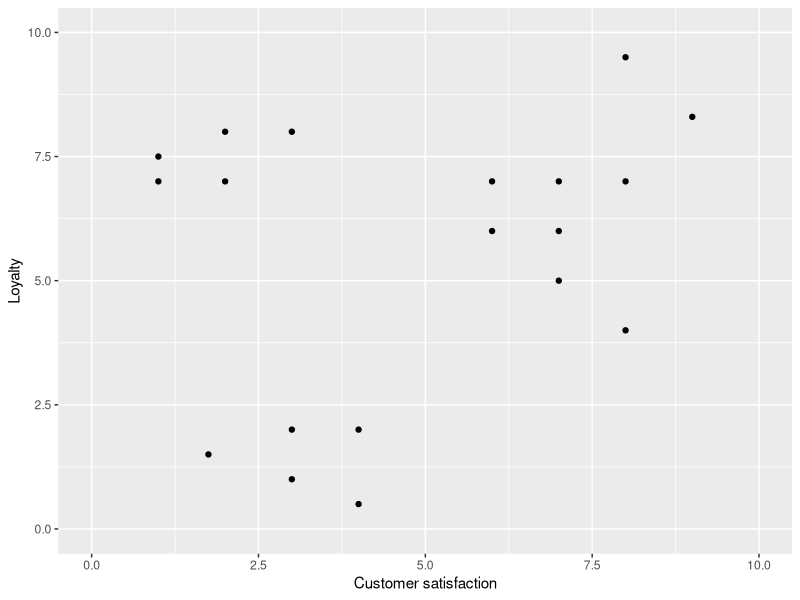
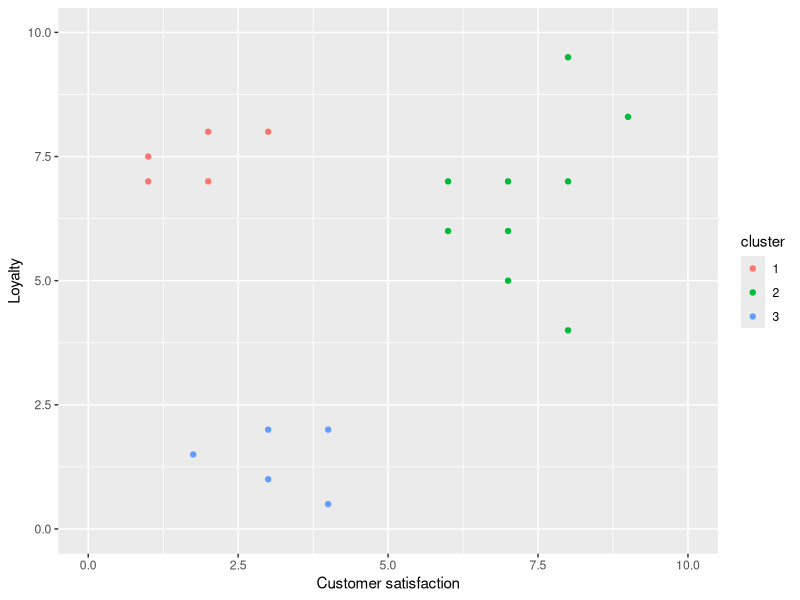
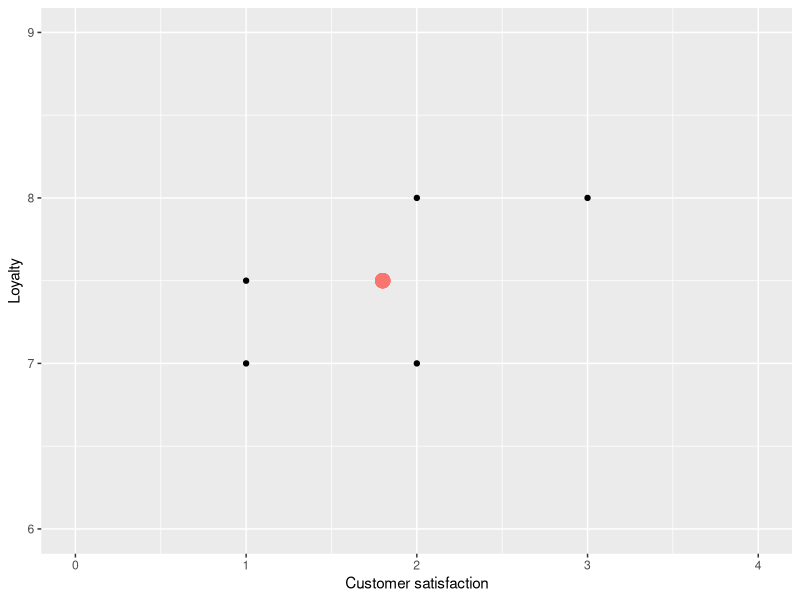
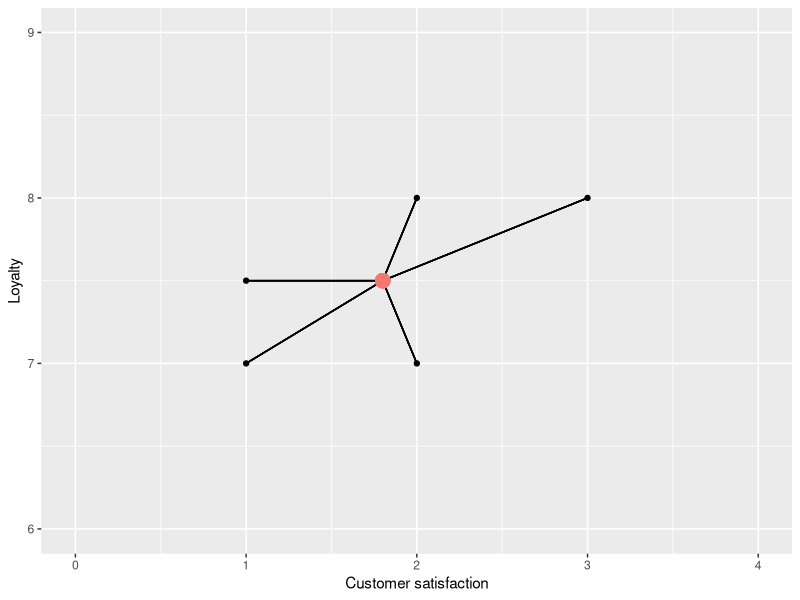
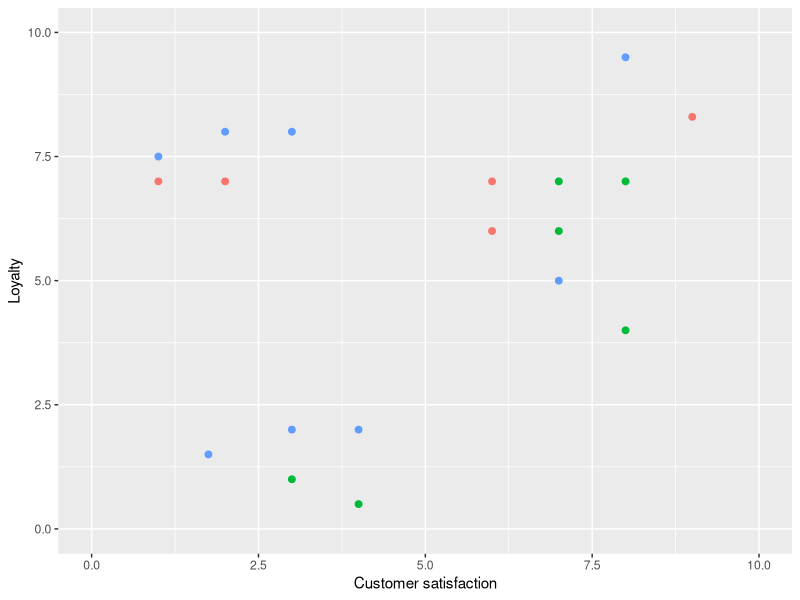
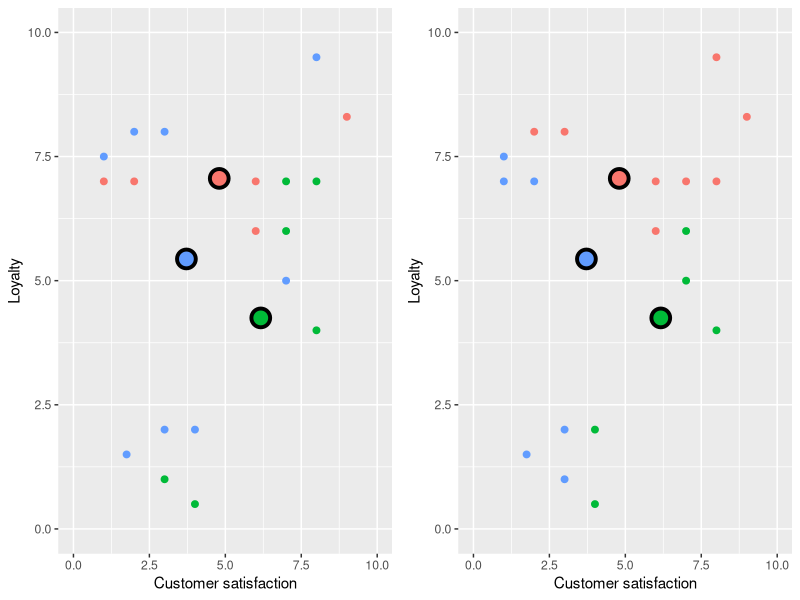
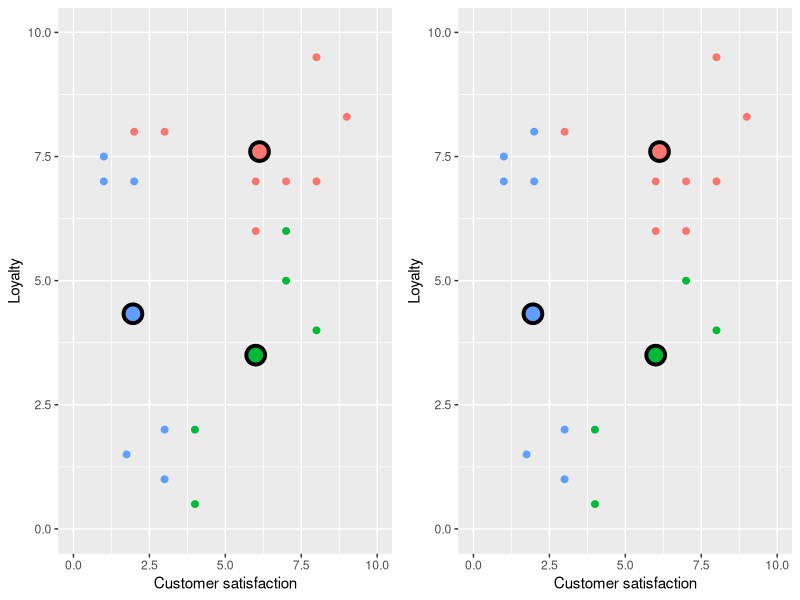
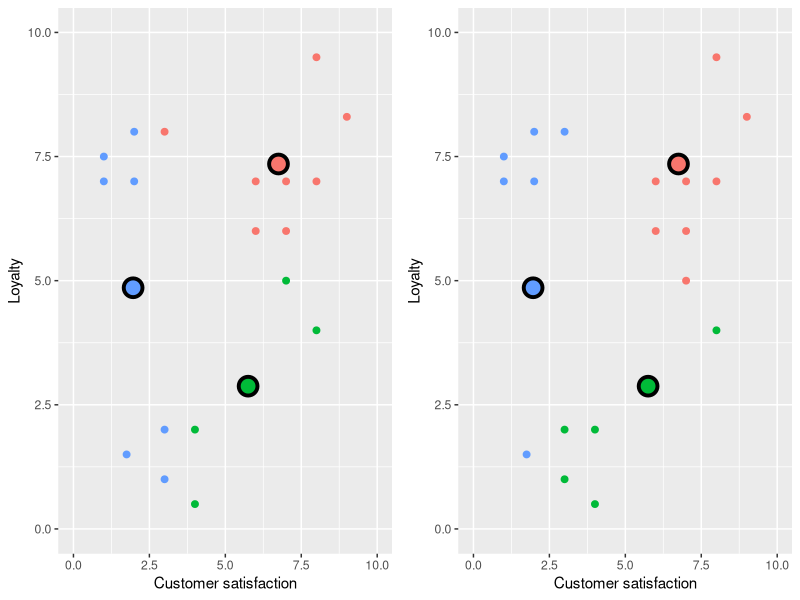

These charts were generated, in order, by the following R code: (Note: this script raises an error after producing the figures.)
## ---- chunk 1
library(tidyverse)
data <- read_csv('data/marketing.csv') %>%
	 mutate(cluster=as_factor(cluster))
marketing_data <- data[,1:2]
## ---- chunk 2
marketing_data
## ---- chunk 3
base <- ggplot(data, aes(y = loyalty, x = csat)) +
  geom_point() +
  xlab("Customer satisfaction") +
  ylab("Loyalty") +
  xlim(c(0, 10)) +
  ylim(c(0, 10))

base
## ---- chunk 4
ggplot(data, aes(y = loyalty, x = csat, color = cluster)) +
  geom_point() +
  xlab("Customer satisfaction") +
  ylab("Loyalty") +
  xlim(c(0, 10)) +
  ylim(c(0, 10))
## ---- chunk 5
library(tidyverse)
#clus1 <- tibble(loyalty = c(7, 7.5, 8, 7, 8),
#               csat = c(1, 1, 2, 2, 3),
#               )
clus1 <- head(marketing_data, 5)
#clus1_center <- clus1 %>% summarize(csat = mean(csat), loyalty = mean(loyalty))
## ---- chunk 6
base <- ggplot(clus1) +
  geom_point(aes(y = loyalty, x = csat)) +
  labs(x = "Customer satisfaction", y = "Loyalty") +
  xlim(c(0, 4)) +
  ylim(c(6, 9)) +
  geom_point(aes(y = mean(loyalty), x = mean(csat), colour="red", size=2.5)) +
  theme(legend.position = "none")
base
## ---- chunk 7
base <- ggplot(clus1) +
  geom_point(aes(y = loyalty, x = csat)) +
  labs(x = "Customer satisfaction", y = "Loyalty") +
  xlim(c(0, 4)) +
  ylim(c(6, 9)) +
  theme(legend.position = "none")

mn <- clus1 %>% summarize(csat = mean(csat), loyalty=mean(loyalty))
for (i in 1:5) {
  base <- base + geom_segment(x = unlist(mn[1, "csat"]), y = unlist(mn[1, "loyalty"]),
                           xend = unlist(clus1[i, "csat"]), yend = unlist(clus1[i, "loyalty"]))
}
base <- base + geom_point(aes(y = mean(loyalty), x = mean(csat), colour="red", size=2.5)) 
base
## ---- chunk 8
library(gridExtra)
set.seed(16)
marketing_data["label"] = factor(sample(1:3, nrow(marketing_data), replace=T))

plt_lbl <- ggplot(marketing_data, aes(y = loyalty, x = csat, colour=label)) +
    geom_point(size=2) +
    xlab("Customer satisfaction") +
    ylab("Loyalty") +
    xlim(c(0, 10)) +
    ylim(c(0, 10)) + 
    theme(legend.position = "none")
print(plt_lbl)
## ---- chunk 9
for (i in 1:3){
    #compute centers
    centers <- marketing_data %>% group_by(label) %>% summarize_all(funs(mean))
    nclus = nrow(centers)
    #replot with centers
    plt_ctr <- ggplot(marketing_data, aes(y = loyalty, x = csat, colour=label)) +
        geom_point(size=2) +
        xlab("Customer satisfaction") +
        ylab("Loyalty") +
        xlim(c(0, 10)) +
        ylim(c(0, 10)) + 
        theme(legend.position = "none") +
        geom_point(data = centers, aes(y = loyalty, x = csat, fill = label), size=5, shape = 21, stroke = 2, colour = "black") 
    
    #reassign labels
    dists <- rbind(centers, marketing_data) %>% 
           select("csat", "loyalty") %>%
           dist() %>%
           as.matrix()
    dists <- as_tibble(dists[-(1:nclus),1:nclus])
    marketing_data <- marketing_data %>% mutate(label = apply(dists, 1, function(x) names(x)[which.min(x)]))
    
    plt_lbl <- ggplot(marketing_data, aes(y = loyalty, x = csat, colour=label)) +
        geom_point(size = 2) +
        xlab("Customer satisfaction") +
        ylab("Loyalty") +
        xlim(c(0, 10)) +
        ylim(c(0, 10)) + 
        theme(legend.position = "none") +
        geom_point(data = centers, aes(y = loyalty, x = csat, fill = label), size=5, shape = 21, stroke = 2, colour = "black") 
    
    #to generate the animated version, get rid of grid.arrange and use the below two lines
    #set the figure width to 4.35 too
    #print(plt_ctr)
    #print(plt_lbl)
    grid.arrange(plt_ctr, plt_lbl, nrow = 1)
}
## ---- chunk 10
set.seed(7)
marketing_data["label"] = factor(sample(1:3, nrow(marketing_data), replace=T))

plt_lbl <- ggplot(marketing_data, aes(y = loyalty, x = csat, colour=label)) +
    geom_point(size = 2) +
    xlab("Customer satisfaction") +
    ylab("Loyalty") +
    xlim(c(0, 10)) +
    ylim(c(0, 10)) + 
    theme(legend.position = "none")
print(plt_lbl)
## ---- chunk 11
for (i in 1:5){
    #compute centers
    centers <- marketing_data %>% group_by(label) %>% summarize_all(funs(mean))
    nclus = nrow(centers)
    #replot with centers
    plt_ctr <- ggplot(marketing_data, aes(y = loyalty, x = csat, colour=label)) +
        geom_point(size = 2) +
        xlab("Customer satisfaction") +
        ylab("Loyalty") +
        xlim(c(0, 10)) +
        ylim(c(0, 10)) + 
        theme(legend.position = "none") +
        geom_point(data = centers, aes(y = loyalty, x = csat, fill = label), size=5, shape = 21, stroke = 2, colour = "black") 
    
    #reassign labels
    dists <- rbind(centers, marketing_data) %>% 
           select("csat", "loyalty") %>%
           dist() %>%
           as.matrix()
    dists <- as_tibble(dists[-(1:nclus),1:nclus])
    marketing_data <- marketing_data %>% mutate(label = apply(dists, 1, function(x) names(x)[which.min(x)]))
    
    plt_lbl <- ggplot(marketing_data, aes(y = loyalty, x = csat, colour=label)) +
        geom_point(size = 2) +
        xlab("Customer satisfaction") +
        ylab("Loyalty") +
        xlim(c(0, 10)) +
        ylim(c(0, 10)) + 
        theme(legend.position = "none") +
        geom_point(data = centers, aes(y = loyalty, x = csat, fill = label), size=5, shape = 21, stroke = 2, colour = "black") 
    
    #print(plt_ctr)
    #print(plt_lbl)
    grid.arrange(plt_ctr, plt_lbl, nrow = 1)
}
## ---- chunk 12
library(broom)
set.seed(3)
kclusts <- tibble(k = 1:9) %>%
  mutate(
    kclust = map(k, ~kmeans(marketing_data[-3], .x)),
    tidied = map(kclust, tidy),
    glanced = map(kclust, glance),
    augmented = map(kclust, augment, marketing_data[-3])
  )

clusters <- kclusts %>%
  unnest(tidied)

assignments <- kclusts %>% 
  unnest(augmented)

clusterings <- kclusts %>%
  unnest(glanced, .drop = TRUE)

assignments$k <- factor(assignments$k)
levels(assignments$k) <- c("1 Cluster", "2 Clusters", "3 Clusters", "4 Clusters", "5 Clusters", "6 Clusters", "7 Clusters", "8 Clusters", "9 Clusters") 

clusters$k <- factor(clusters$k)
levels(clusters$k) <- c("1 Cluster", "2 Clusters", "3 Clusters", "4 Clusters", "5 Clusters", "6 Clusters", "7 Clusters", "8 Clusters", "9 Clusters") 


p1 <- ggplot(assignments, aes(csat, loyalty)) +
  geom_point(aes(color = .cluster, size = 3)) + 
  facet_wrap(~ k) +
  labs(x = 'Customer satisfaction', y = 'Loyalty', colour = 'Cluster') +
  theme(text = element_text(size=20), legend.position = "none") +
  geom_point(data = clusters %>% mutate(csat = x2, loyalty = x1), aes(fill = cluster), colour = "black", size = 5, shape = 21, stroke = 2)

p1
## ---- chunk 13
p2 <- ggplot(clusterings, aes(x = k, y = tot.withinss)) +
        geom_point(size = 2) +
        geom_line() +
        #annotate(geom = "line", x = 4, y = 35, xend = 2.65, yend = 27, arrow = arrow(length = unit(2, "mm"))) +
        geom_segment (aes (x = 4, y = 75, xend = 3.1, yend = 44), arrow = arrow (length = unit (0.2, "cm"))) +
        annotate("text", x = 4.4, y = 83, label="Elbow", size = 7, colour = "blue") +
        labs(x = "# Clusters", y = "Total WSSD") +
        theme(text = element_text(size=20)) + 
        scale_x_continuous(breaks = 1:9)
p2
## ---- chunk 14
unscaled_data <- read_csv('data/marketing.csv') %>%
	mutate(cluster=as_factor(cluster)) %>% 
  select(loyalty, csat)
## ---- chunk 15
scaled_data <- map_df(unscaled_data, scale)
scaled_data
## ---- chunk 16
set.seed(12345)
marketing_clust <- kmeans(marketing_data, centers = 3)
marketing_clust
## ---- chunk 17

clustered_data <- augment(marketing_clust, marketing_data)
head(clustered_data)
## ---- chunk 18

cluster_plot <- ggplot(clustered_data, 
                       aes(x = csat, y = loyalty, colour = .cluster), 
                       size=2) +
  geom_point() +
  labs(x = 'Customer satisfaction', y = 'Loyalty', colour = 'Cluster')
cluster_plot
## ---- chunk 19
glance(marketing_clust)
## ---- chunk 20
marketing_clust_ks <- tibble(k = 1:9) 
marketing_clust_ks
## ---- chunk 21
marketing_clust_ks <- tibble(k = 1:9) %>%
  mutate(marketing_clusts = map(k, function(ks) kmeans(marketing_data, ks)))
marketing_clust_ks
## ---- chunk 22
marketing_clust_ks <- tibble(k = 1:9) %>%
  mutate(marketing_clusts = map(k, ~kmeans(marketing_data, .x)),
         glanced = map(marketing_clusts, glance)) 
head(marketing_clust_ks)
## ---- chunk 23
clustering_statistics <- marketing_clust_ks %>%
  unnest(glanced)

head(clustering_statistics)
## ---- chunk 24
elbow_plot <- ggplot(clustering_statistics, aes(x = k, y = tot.withinss)) +
  geom_point() +
  geom_line() +
  xlab("K") +
  ylab("Total within-cluster sum of squares")+
  scale_x_continuous(breaks = 1:9)
elbow_plot
## ---- chunk 25
marketing_clust_ks <- tibble(k = 1:9) %>%
  mutate(marketing_clusts = map(k, ~kmeans(marketing_data, nstart = 10, .x)),
         glanced = map(marketing_clusts, glance)) 

clustering_statistics <- marketing_clust_ks %>%
  unnest(glanced)

elbow_plot <- ggplot(clustering_statistics, aes(x = k, y = tot.withinss)) +
  geom_point() +
  geom_line() +
  xlab("K") +
  ylab("Total within-cluster sum of squares")+
  scale_x_continuous(breaks = 1:9)
elbow_plot
